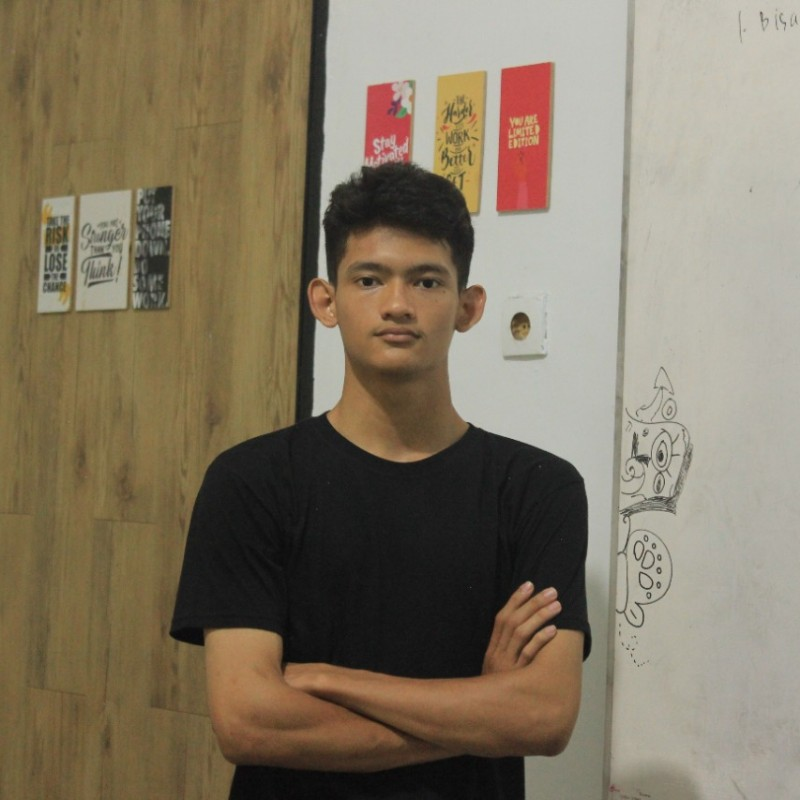
#> input picture data/people.jpeg, 800 x 800 px, found by its file name
$ python crop.py
#> lines starting #> are read from the running program, lines starting #| are printed output that depends on the picture
import os
import cv2

img_path = os.path.join(os.path.dirname( __file__ ), '..', '_data', 'people.jpeg')
img = cv2.imread(img_path)
#> img is the input picture: shape (800, 800, 3); mean B, G, R 98.9, 119, 130.8

croper_img = img[300:600, 300:600]
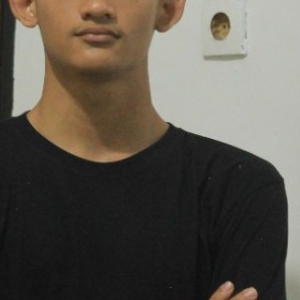
#> croper_img: shape (300, 300, 3); mean B, G, R 76.8, 85.9, 92.1

cv2.imshow('image', img)
cv2.imshow('croper image', croper_img)
cv2.waitKey(0)
